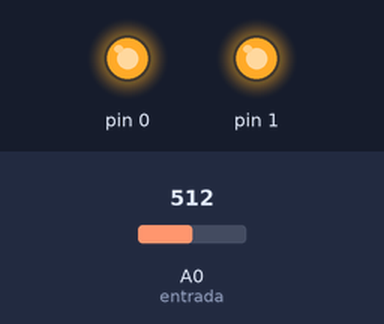
Simulated run of this sketch. Board: Arduino Uno, built with avr-gcc and run on an emulated ATmega328P. On the bench: output pins drawn as LEDs (lit = HIGH). The test bench sets the inputs (shaded band); at power-on: A0 (entrada) = 512.

Above: at 1.2 s.
1.3 s: A0 (entrada) set to 716
At 2.5 s:
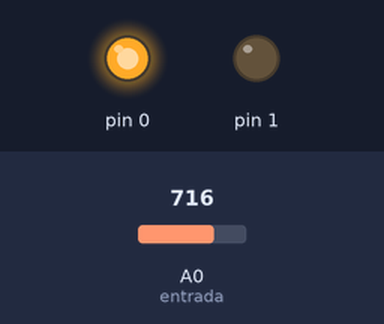
2.8 s: A0 (entrada) set to 511
At 3.7 s:
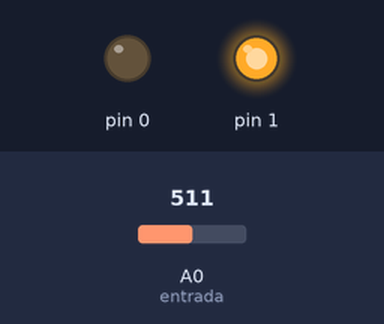
4.3 s: A0 (entrada) set to 900
At 4.9 s:
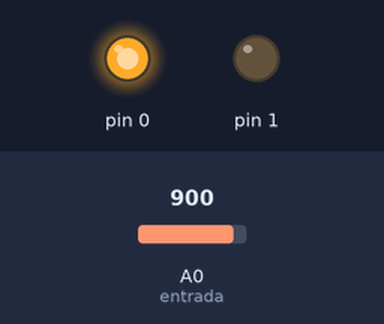
5.8 s: A0 (entrada) set to 502
At 7.2 s:
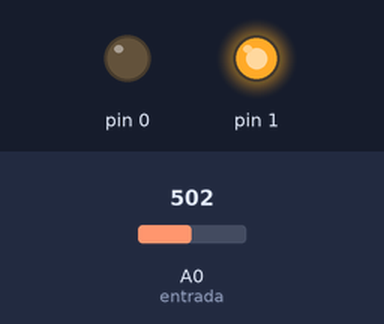
Timing chart, 0 to 8.3 s (numbered marks = the images above; inputs shaded):
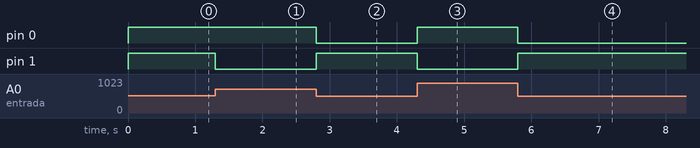

The sketch:

Puente_H_potenciometro.ino
```cpp
#define entrada  A0

void setup(){
  pinMode(0,OUTPUT);
  pinMode(1,OUTPUT);
  digitalWrite(0,HIGH);
  digitalWrite(1,HIGH);}

void loop(){
  if(analogRead(entrada) > 512 && analogRead(entrada) <= 1023){
    digitalWrite(0,HIGH);
    digitalWrite(1,LOW);}

  if(analogRead(entrada) == 512){
    digitalWrite(0,HIGH);
    digitalWrite(1,HIGH);}

  if(analogRead(entrada) >= 0 && analogRead(entrada) < 512){
    digitalWrite(0,LOW);
    digitalWrite(1,HIGH);}
}
```

Measured:
- after the input at 1.3 s, pin 1: HIGH → LOW at once
- after the input at 2.8 s, pin 0: HIGH → LOW at once; pin 1: LOW → HIGH at once
- after the input at 4.3 s, pin 0: LOW → HIGH at once; pin 1: HIGH → LOW at once
- after the input at 5.8 s, pin 0: HIGH → LOW at once; pin 1: LOW → HIGH at once
